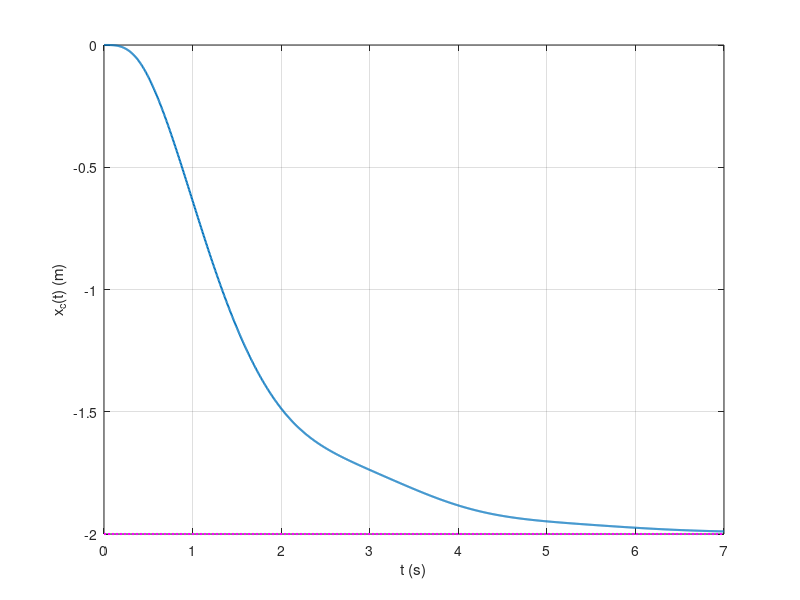
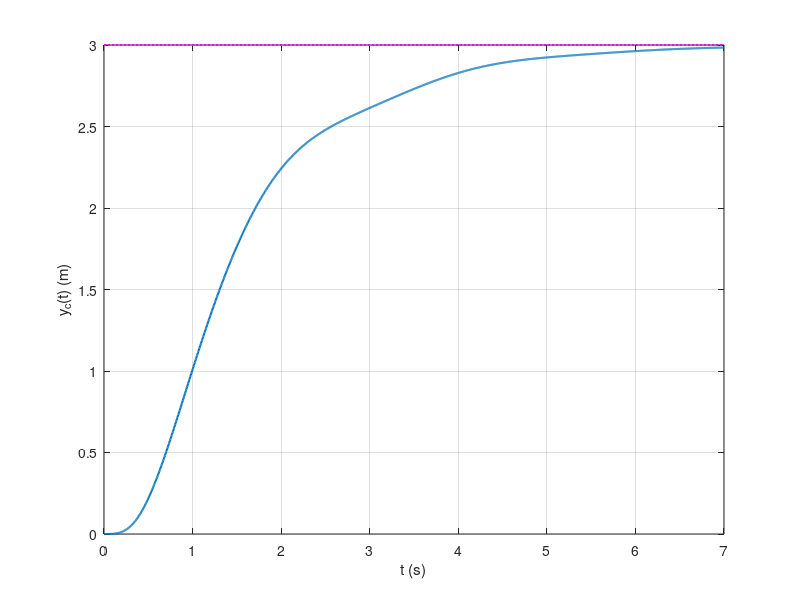
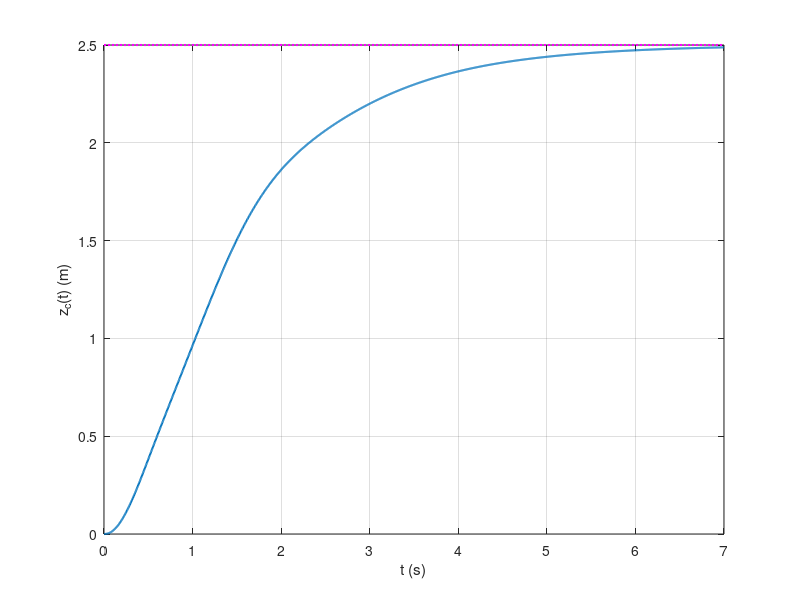
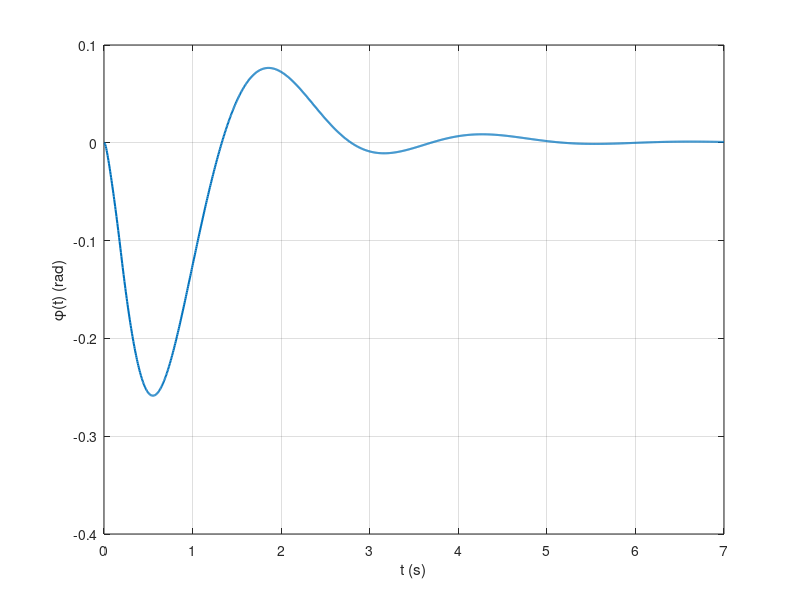

MATLAB code for these plots, in order: (Note: this script raises an error after producing the figures.)
clc
clear
close all
% Time---------------------------------------------------------------------
tf=7;
N=199*tf;
Nt=tf/N;
t=0:tf/N:tf;
% Final condition----------------------------------------------------------
kesi_1_des=[-2;3;2.5];
dkesi_1_des=[0;0;0];
dkesi_2_des=[0;0;0];
psi_des=0;
% Control parameters-------------------------------------------------------
KpT=3*eye(3);
KdT=4*eye(3);
KpO=eye(3);
KdO=0.5*eye(3);
% Parameters---------------------------------------------------------------
L=0.225;                            % distance between motor and CoM of quadrotor (m)
R=0.075;                            % radius of propeller (m)
thickness=0.03;                     % thickness of rotating propeller (m)
Ixx=4.856*10^-3;                    % kgm^2
Iyy=4.856*10^-3;                    % kgm^2
Izz=8.801*10^-3;                    % kgm^2
m=0.468;                            % kg
g0=9.81;                            % m/s^2
D=diag([0.25,0.25,0.25]);           % drag matrix kg/s
k=2.98*10^-6;                       % lift constant - thrust factor (Ns^2/rad^2)
d=1.14*10^-7;                       % drag constant (Nms^2/rad^2)
omega_0=sqrt(m*g0/k/4);
omega_min=0.8*omega_0;              % rad/s
omega_max=1.2*omega_0;              % rad/s
% Initial condition--------------------------------------------------------
xc_0=0;
yc_0=0;
zc_0=0;
phi_0=0;
theta_0=0;
psi_0=0;
u_0=0;
v_0=0;
w_0=0;
p_0=0;
q_0=0;
r_0=0;
q0=[xc_0;yc_0;zc_0;phi_0;theta_0;psi_0];
dq0=[u_0;v_0;w_0;p_0;q_0;r_0];
x0=[q0;dq0];
%%%%%%%%%%%%%%%%%%%%%%%%%%%%%%%%%%%%%%%%%%%%%%%%%%%%%%%%%%%%%%%%%%%%%%%%%%%
%%%%%%%%%%%%%%%%%%%%%%%%%%%%%%%%%%%%%%%%%%%%%%%%%%%%%%%%%%%%%%%%%%%%%%%%%%%
%%%%%%%%%%%%%%%%%%%%%%%%%%%%%%%%%%%%%%%%%%%%%%%%%%%%%%%%%%%%%%%%%%%%%%%%%%%
for i=1:length(t)
    Time=t(i)
    x(:,1)=x0;
    % State definition-----------------------------------------------------
    xc=x(1,i);
    yc=x(2,i);
    zc=x(3,i);
    phi=x(4,i);
    theta=x(5,i);
    psi=x(6,i);

    u=x(7,i);
    v=x(8,i);
    w=x(9,i);
    p=x(10,i);
    q=x(11,i);
    r=x(12,i);
    % Kinematics' matrices-------------------------------------------------
    Rb=[cos(theta)*cos(psi),sin(phi)*sin(theta)*cos(psi)-cos(phi)*sin(psi),cos(phi)*sin(theta)*cos(psi)+sin(phi)*sin(psi);...
        cos(theta)*sin(psi),sin(phi)*sin(theta)*sin(psi)+cos(phi)*cos(psi),cos(phi)*sin(theta)*sin(psi)-sin(phi)*cos(psi);...
        -sin(theta),sin(phi)*cos(theta),cos(phi)*cos(theta)];

    T=[1,sin(phi)*tan(theta),cos(phi)*tan(theta);...
        0,cos(phi),-sin(phi);...
        0,sin(phi)/cos(theta),cos(phi)/cos(theta)];

    % R3=Rb(3,:)
    R3=[cos(phi)*sin(theta)*cos(psi)+sin(phi)*sin(psi);...
        cos(phi)*sin(theta)*sin(psi)-sin(phi)*cos(psi);...
        cos(phi)*cos(theta)];

    nu_1=[u;v;w];
    nu_2=[p;q;r];
    kesi_1=[xc;yc;zc];
    dkesi_1=Rb*nu_1;
    kesi_2=[phi;theta;psi];
    dkesi_2=T*nu_2;

    dphi=dkesi_2(1);
    dtheta=dkesi_2(2);
    dpsi=dkesi_2(3);
    % Dynamics' matrices---------------------------------------------------
    g=[0;0;g0];

    J=[Ixx,0,-Ixx*sin(theta);...
        0,Iyy*cos(phi)^2-Izz*(cos(phi)^2-1),(sin(2*phi)*cos(theta)*(Iyy-Izz))/2;...
        -Ixx*sin(theta),(sin(2*phi)*cos(theta)*(Iyy-Izz))/2,Izz*cos(phi)^2*cos(theta)^2-Ixx*(cos(theta)^2-1)-Iyy*cos(theta)^2*(cos(phi)^2-1)];

    C=[0,((dtheta*sin(2*phi)-dpsi*cos(2*phi)*cos(theta))*(Iyy-Izz))/2,-dtheta*(Ixx*cos(theta)+(cos(theta)*(Iyy-Izz)*(2*cos(phi)^2-1))/2)-dpsi*cos(phi)*cos(theta)^2*sin(phi)*(Iyy-Izz);...
        (Ixx*dpsi*cos(theta))/2,-(sin(2*phi)*(Iyy-Izz)*(4*dphi-dpsi*sin(theta)))/4,dphi*((Ixx*cos(theta))/2+cos(2*phi)*cos(theta)*(Iyy-Izz))-(dtheta*sin(2*phi)*sin(theta)*(Iyy-Izz))/4+dpsi*cos(theta)*sin(theta)*(Iyy/2-Ixx+Izz/2-(Iyy*cos(2*phi))/2+(Izz*cos(2*phi))/2);...
        -Ixx*dtheta*cos(theta),((2*dphi*cos(2*phi)*cos(theta)-dtheta*sin(2*phi)*sin(theta))*(Iyy-Izz))/2,(dphi*sin(2*phi)*(2*Iyy-2*Izz)*(cos(2*theta)/2+1/2))/2-dtheta*sin(2*theta)*(Iyy/2-Ixx+Izz/2-(Iyy*cos(2*phi))/2+(Izz*cos(2*phi))/2)];
    % Control--------------------------------------------------------------
    % Translational control---------------------
    U=-KpT*(kesi_1-kesi_1_des)-KdT*(dkesi_1-dkesi_1_des);
    Tb(i)=m*(R3(1)*U(1)+R3(2)*U(2)+R3(3)*(U(3)+g0));
    % Orientation control-----------------------
    theta_des=atan((U(1)*cos(psi_des)+U(2)*sin(psi_des))/(U(3)+g0));
    phi_des=asin((U(1)*sin(psi_des)-U(2)*cos(psi_des))/(sqrt(U(1)^2+U(2)^2+(U(3)+g0)^2)));
    kesi_2_des=[phi_des;theta_des;psi_des];
    tau(:,i)=-KpO*(kesi_2-kesi_2_des)-KdO*(dkesi_2-dkesi_2_des);

    Mixer=[k,k,k,k;...
        0,-L*k,0,L*k;...
        -L*k,0,L*k,0;...
        -d,d,-d,d];

    omega2(:,i)=inv(Mixer)*[Tb(i);tau(:,i)];

    for j=1:4
        if omega2(j,i)>omega_max^2
            omega2(j,i)=omega_max^2;
        end
        if omega2(j,i)<omega_min^2
            omega2(j,i)=omega_min^2;
        end
    end

    U=Mixer*omega2(:,i);

    Tb(i)=U(1);
    tau(:,i)=U(2:4);
    % System---------------------------------------------------------------
    x(:,i+1)=x(:,i)+[Rb*nu_1;...
        T*nu_2;...
        1/m*eye(3)*(R3*Tb(i)-D*dkesi_1-m*g);...
        inv(J)*(tau(:,i)-C*dkesi_2)]*Nt;
end

figure(1)
hold all
plot(t,x(1,1:length(t)),'Linewidth',1.5)
line([0,tf],[kesi_1_des(1),kesi_1_des(1)],'Color','magenta','LineStyle',':','Linewidth',1.5)
xlabel('t (s)')
ylabel('x_c(t) (m)')
grid on
box on

figure(2)
hold all
plot(t,x(2,1:length(t)),'Linewidth',1.5)
line([0,tf],[kesi_1_des(2),kesi_1_des(2)],'Color','magenta','LineStyle',':','Linewidth',1.5)
xlabel('t (s)')
ylabel('y_c(t) (m)')
grid on
box on

figure(3)
hold all
plot(t,x(3,1:length(t)),'Linewidth',1.5)
line([0,tf],[kesi_1_des(3),kesi_1_des(3)],'Color','magenta','LineStyle',':','Linewidth',1.5)
xlabel('t (s)')
ylabel('z_c(t) (m)')
grid on
box on

figure(4)
hold all
plot(t,x(4,1:length(t)),'Linewidth',1.5)
xlabel('t (s)')
ylabel('\phi(t) (rad)')
grid on
box on

figure(5)
hold all
plot(t,x(5,1:length(t)),'Linewidth',1.5)
xlabel('t (s)')
ylabel('\theta(t) (rad)')
grid on
box on

figure(6)
hold all
plot(t,x(6,1:length(t)),'Linewidth',1.5)
xlabel('t (s)')
ylabel('\psi(t) (rad)')
grid on
box on

figure(7)
hold all
plot(t,x(7,1:length(t)),'Linewidth',1.5)
xlabel('t (s)')
ylabel('u(t) (m/s)')
grid on
box on

figure(8)
hold all
plot(t,x(8,1:length(t)),'Linewidth',1.5)
xlabel('t (s)')
ylabel('v(t) (m/s)')
grid on
box on

figure(9)
hold all
plot(t,x(9,1:length(t)),'Linewidth',1.5)
xlabel('t (s)')
ylabel('w(t) (m/s)')
grid on
box on

figure(10)
hold all
plot(t,x(10,1:length(t)),'Linewidth',1.5)
xlabel('t (s)')
ylabel('p(t) (rad/s)')
grid on
box on

figure(11)
hold all
plot(t,x(11,1:length(t)),'Linewidth',1.5)
xlabel('t (s)')
ylabel('q(t) (rad/s)')
grid on
box on

figure(12)
hold all
plot(t,x(12,1:length(t)),'Linewidth',1.5)
xlabel('t (s)')
ylabel('r(t) (rad/s)')
grid on
box on
xc=x(1,1:length(t));
yc=x(2,1:length(t));
zc=x(3,1:length(t));
phi=x(4,1:length(t));
theta=x(5,1:length(t));
psi=x(6,1:length(t));
figure(13)
hold all
plot3(xc_0,yc_0,zc_0,'*r')
plot3(kesi_1_des(1),kesi_1_des(2),kesi_1_des(3),'or')
plot3(x(1,1:length(t)),x(2,1:length(t)),x(3,1:length(t)),'Linewidth',1.5)
for i=1:100:N
    xm1=xc(i)+L*cos(psi(i))*cos(theta(i));
    ym1=yc(i)+L*cos(theta(i))*sin(psi(i));
    zm1=zc(i)-L*sin(theta(i));
    xm2=xc(i)+L*(cos(phi(i))*sin(psi(i))-cos(psi(i))*sin(phi(i))*sin(theta(i)));
    ym2=yc(i)-L*(cos(phi(i))*cos(psi(i))+sin(phi(i))*sin(psi(i))*sin(theta(i)));
    zm2=zc(i)-L*cos(theta(i))*sin(phi(i));
    xm3=xc(i)-L*cos(psi(i))*cos(theta(i));
    ym3=yc(i)-L*cos(theta(i))*sin(psi(i));
    zm3=zc(i)+L*sin(theta(i));
    xm4=xc(i)-L*(cos(phi(i))*sin(psi(i))-cos(psi(i))*sin(phi(i))*sin(theta(i)));
    ym4=yc(i)+L*(cos(phi(i))*cos(psi(i))+sin(phi(i))*sin(psi(i))*sin(theta(i)));
    zm4=zc(i)+L*cos(theta(i))*sin(phi(i));
    line([xc(i);xm1],[yc(i);ym1],[zc(i);zm1],'color',[0.501960813999176 0.501960813999176 0.501960813999176])
    line([xc(i);xm2],[yc(i);ym2],[zc(i);zm2],'color',[0.501960813999176 0.501960813999176 0.501960813999176])
    line([xc(i);xm3],[yc(i);ym3],[zc(i);zm3],'color',[0.501960813999176 0.501960813999176 0.501960813999176])
    line([xc(i);xm4],[yc(i);ym4],[zc(i);zm4],'color',[0.501960813999176 0.501960813999176 0.501960813999176])
    %-------------------------Plot the wings-------------------------------
    [xx,yy,zz]=cylinder;
    w1=surf(R*xx+xm1,R*yy+ym1,-thickness*zz+zm1);
    rotate(w1,[1,0,0],phi(i)*180/pi,[xm1,ym1,zm1]);
    rotate(w1,[0,1,0],theta(i)*180/pi,[xm1,ym1,zm1]);
    rotate(w1,[0,0,1],psi(i)*180/pi,[xm1,ym1,zm1]);
    set(w1,'FaceColor',[1,0,0],'EdgeColor',[1,0,0]);

    w2=surf(R*xx+xm2,R*yy+ym2,-thickness*zz+zm2);
    rotate(w2,[1,0,0],phi(i)*180/pi,[xm2,ym2,zm2]);
    rotate(w2,[0,1,0],theta(i)*180/pi,[xm2,ym2,zm2]);
    rotate(w2,[0,0,1],psi(i)*180/pi,[xm2,ym2,zm2]);
    set(w2,'FaceColor',[0,0.5,1],'EdgeColor',[0,0.5,1]);

    w3=surf(R*xx+xm3,R*yy+ym3,-thickness*zz+zm3);
    rotate(w3,[1,0,0],phi(i)*180/pi,[xm3,ym3,zm3]);
    rotate(w3,[0,1,0],theta(i)*180/pi,[xm3,ym3,zm3]);
    rotate(w3,[0,0,1],psi(i)*180/pi,[xm3,ym3,zm3]);
    set(w3,'FaceColor',[1,0.5,0.5],'EdgeColor',[1,0.5,0.5]);

    w4=surf(R*xx+xm4,R*yy+ym4,-thickness*zz+zm4);
    rotate(w4,[1,0,0],phi(i)*180/pi,[xm4,ym4,zm4]);
    rotate(w4,[0,1,0],theta(i)*180/pi,[xm4,ym4,zm4]);
    rotate(w4,[0,0,1],psi(i)*180/pi,[xm4,ym4,zm4]);
    set(w4,'FaceColor',[0,0,1],'EdgeColor',[0,0,1]);
end
xlabel('X(m)')
ylabel('Y(m)')
zlabel('Z(m)')
axis equal
grid on
box on
view([1,1,1])

figure(14)
hold all
plot(t,Tb,'Linewidth',1.5)
xlabel('t (s)')
ylabel('T_b(t) (N)')
grid on
box on

figure(15)
hold all
plot(t,tau(1,:),'Linewidth',1.5)
xlabel('t (s)')
ylabel('\tau_\phi(t) (N.m)')
grid on
box on

figure(16)
hold all
plot(t,tau(2,:),'Linewidth',1.5)
xlabel('t (s)')
ylabel('\tau_\theta(t) (N.m)')
grid on
box on

figure(17)
hold all
plot(t,tau(3,:),'Linewidth',1.5)
xlabel('t (s)')
ylabel('\tau_\psi(t) (N.m)')
grid on
box on

figure(20)
hold all
plot(t,sqrt(omega2(1,1:length(t)))*60/2/pi,'-','Linewidth',1.5)
plot(t,sqrt(omega2(2,1:length(t)))*60/2/pi,'--','Linewidth',1.5)
plot(t,sqrt(omega2(3,1:length(t)))*60/2/pi,'-.','Linewidth',1.5)
plot(t,sqrt(omega2(4,1:length(t)))*60/2/pi,'-','Linewidth',1.5)
line([0,tf],[omega_min*60/2/pi,omega_min*60/2/pi],'Color','magenta','LineStyle','--')
line([0,tf],[omega_max*60/2/pi,omega_max*60/2/pi],'Color','magenta','LineStyle','-.')
xlabel('t (s)')
ylabel('\omega (rpm)')
grid on
box on
legend('1','2','3','4','lower bound','upper bound')

figure(5000)
hp=5;
newVid2=VideoWriter('Quadrotor_Drone_PD_Control');
newVid2.FrameRate=10;
newVid2.Quality=100;
open(newVid2);
winsize(1:4)=[20,5,520,408];
hold all
grid on
box on
plot3(xc_0,yc_0,zc_0,'*r')
plot3(kesi_1_des(1),kesi_1_des(2),kesi_1_des(3),'or')
plot3(x(1,1:length(t)),x(2,1:length(t)),x(3,1:length(t)),'Linewidth',1.5)
xlabel('X(m)')
ylabel('Y(m)')
zlabel('Z(m)')
axis equal
view([1,1,1])
for i=hp+1:hp:length(t)
    xm1(i)=xc(i)+L*cos(psi(i))*cos(theta(i));
    ym1(i)=yc(i)+L*cos(theta(i))*sin(psi(i));
    zm1(i)=zc(i)-L*sin(theta(i));
    xm2(i)=xc(i)+L*(cos(phi(i))*sin(psi(i))-cos(psi(i))*sin(phi(i))*sin(theta(i)));
    ym2(i)=yc(i)-L*(cos(phi(i))*cos(psi(i))+sin(phi(i))*sin(psi(i))*sin(theta(i)));
    zm2(i)=zc(i)-L*cos(theta(i))*sin(phi(i));
    xm3(i)=xc(i)-L*cos(psi(i))*cos(theta(i));
    ym3(i)=yc(i)-L*cos(theta(i))*sin(psi(i));
    zm3(i)=zc(i)+L*sin(theta(i));
    xm4(i)=xc(i)-L*(cos(phi(i))*sin(psi(i))-cos(psi(i))*sin(phi(i))*sin(theta(i)));
    ym4(i)=yc(i)+L*(cos(phi(i))*cos(psi(i))+sin(phi(i))*sin(psi(i))*sin(theta(i)));
    zm4(i)=zc(i)+L*cos(theta(i))*sin(phi(i));

    Line1(i)=line([xc(i);xm1(i)],[yc(i);ym1(i)],[zc(i);zm1(i)],'color',[0.501960813999176 0.501960813999176 0.501960813999176]);
    Line2(i)=line([xc(i);xm2(i)],[yc(i);ym2(i)],[zc(i);zm2(i)],'color',[0.501960813999176 0.501960813999176 0.501960813999176]);
    Line3(i)=line([xc(i);xm3(i)],[yc(i);ym3(i)],[zc(i);zm3(i)],'color',[0.501960813999176 0.501960813999176 0.501960813999176]);
    Line4(i)=line([xc(i);xm4(i)],[yc(i);ym4(i)],[zc(i);zm4(i)],'color',[0.501960813999176 0.501960813999176 0.501960813999176]);
    %-------------------------Plot the wings-------------------------------
    [xx,yy,zz]=cylinder;
    w1(i)=surf(R*xx+xm1(i),R*yy+ym1(i),-thickness*zz+zm1(i));
    rotate(w1(i),[1,0,0],phi(i)*180/pi,[xm1(i),ym1(i),zm1(i)]);
    rotate(w1(i),[0,1,0],theta(i)*180/pi,[xm1(i),ym1(i),zm1(i)]);
    rotate(w1(i),[0,0,1],psi(i)*180/pi,[xm1(i),ym1(i),zm1(i)]);
    set(w1(i),'FaceColor',[1,0,0],'EdgeColor',[1,0,0]);

    w2(i)=surf(R*xx+xm2(i),R*yy+ym2(i),-thickness*zz+zm2(i));
    rotate(w2(i),[1,0,0],phi(i)*180/pi,[xm2(i),ym2(i),zm2(i)]);
    rotate(w2(i),[0,1,0],theta(i)*180/pi,[xm2(i),ym2(i),zm2(i)]);
    rotate(w2(i),[0,0,1],psi(i)*180/pi,[xm2(i),ym2(i),zm2(i)]);
    set(w2(i),'FaceColor',[0,0.5,1],'EdgeColor',[0,0.5,1]);

    w3(i)=surf(R*xx+xm3(i),R*yy+ym3(i),-thickness*zz+zm3(i));
    rotate(w3(i),[1,0,0],phi(i)*180/pi,[xm3(i),ym3(i),zm3(i)]);
    rotate(w3(i),[0,1,0],theta(i)*180/pi,[xm3(i),ym3(i),zm3(i)]);
    rotate(w3(i),[0,0,1],psi(i)*180/pi,[xm3(i),ym3(i),zm3(i)]);
    set(w3(i),'FaceColor',[1,0.5,0.5],'EdgeColor',[1,0.5,0.5]);

    w4(i)=surf(R*xx+xm4(i),R*yy+ym4(i),-thickness*zz+zm4(i));
    rotate(w4(i),[1,0,0],phi(i)*180/pi,[xm4(i),ym4(i),zm4(i)]);
    rotate(w4(i),[0,1,0],theta(i)*180/pi,[xm4(i),ym4(i),zm4(i)]);
    rotate(w4(i),[0,0,1],psi(i)*180/pi,[xm4(i),ym4(i),zm4(i)]);
    set(w4(i),'FaceColor',[0,0,1],'EdgeColor',[0,0,1]);

    if i>hp+1
        delete(Line1(i-hp));
        delete(Line2(i-hp));
        delete(Line3(i-hp));
        delete(Line4(i-hp));
        delete(w1(i-hp));
        delete(w2(i-hp));
        delete(w3(i-hp));
        delete(w4(i-hp));
    end

    ZZ=getframe(figure(5000),winsize);
    writeVideo(newVid2,ZZ)
end
close(newVid2)
